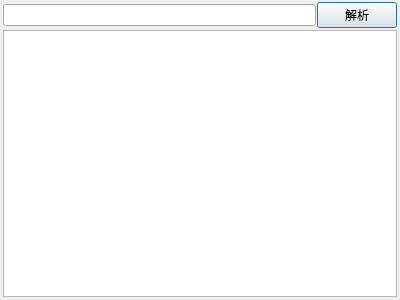
<?xml version="1.0" encoding="UTF-8"?>
<ui version="4.0">
 <class>DialogURL</class>
 <widget class="QDialog" name="DialogURL">
  <property name="geometry">
   <rect>
    <x>0</x>
    <y>0</y>
    <width>400</width>
    <height>300</height>
   </rect>
  </property>
  <property name="windowTitle">
   <string>打开网址</string>
  </property>
  <layout class="QVBoxLayout" name="verticalLayout_2">
   <property name="spacing">
    <number>0</number>
   </property>
   <property name="leftMargin">
    <number>3</number>
   </property>
   <property name="topMargin">
    <number>2</number>
   </property>
   <property name="rightMargin">
    <number>3</number>
   </property>
   <property name="bottomMargin">
    <number>3</number>
   </property>
   <item>
    <layout class="QVBoxLayout" name="verticalLayout">
     <property name="spacing">
      <number>2</number>
     </property>
     <item>
      <layout class="QHBoxLayout" name="horizontalLayout">
       <property name="spacing">
        <number>1</number>
       </property>
       <item>
        <widget class="QLineEdit" name="lineEdit"/>
       </item>
       <item>
        <widget class="QPushButton" name="pushButtonAnalyze">
         <property name="text">
          <string>解析</string>
         </property>
        </widget>
       </item>
      </layout>
     </item>
     <item>
      <widget class="QTableWidget" name="tableWidget">
       <property name="verticalScrollBarPolicy">
        <enum>Qt::ScrollBarAsNeeded</enum>
       </property>
       <property name="sizeAdjustPolicy">
        <enum>QAbstractScrollArea::AdjustToContents</enum>
       </property>
       <property name="horizontalScrollMode">
        <enum>QAbstractItemView::ScrollPerPixel</enum>
       </property>
       <property name="columnCount">
        <number>1</number>
       </property>
       <attribute name="horizontalHeaderVisible">
        <bool>false</bool>
       </attribute>
       <column/>
      </widget>
     </item>
    </layout>
   </item>
  </layout>
 </widget>
 <resources/>
 <connections/>
</ui>
